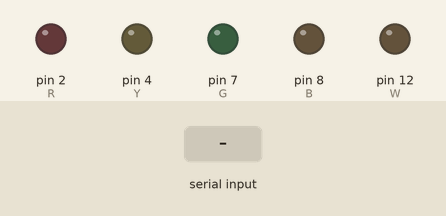
This sketch was run on a simulated Arduino Uno, built with avr-gcc and run on an emulated ATmega328P. On the bench: output pins drawn as LEDs (lit = HIGH). The inputs (shaded band) are chosen by the test bench.

Above: at 1.2 s.
1.3 s: "11\n" received over Serial
At 2.4 s:
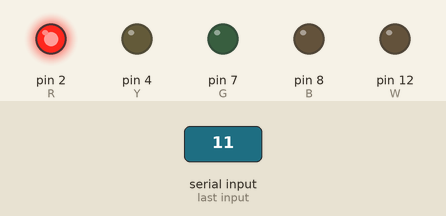
2.8 s: "21\n" received over Serial
At 3.6 s:
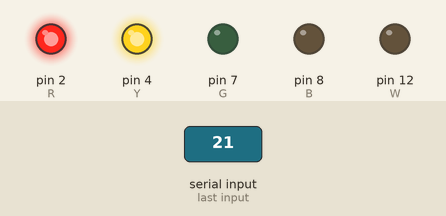
4.3 s: "10\n" received over Serial
At 4.7 s:
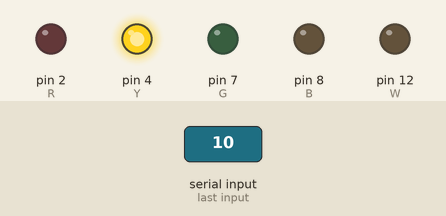
5.8 s: "20\n" received over Serial
At 7.0 s:
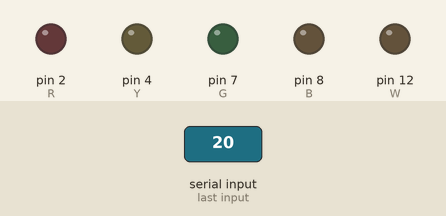
Timing chart, 0 to 8.3 s (numbered marks = the images above; inputs shaded):
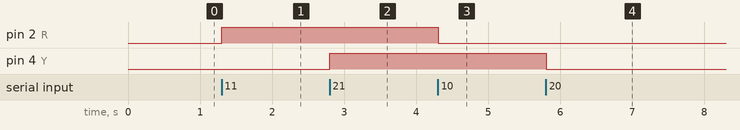

Measured:
- after the input at 1.3 s, pin 2 (R): LOW → HIGH at once
- after the input at 2.8 s, pin 4 (Y): LOW → HIGH at once
- after the input at 4.3 s, pin 2 (R): HIGH → LOW at once
- after the input at 5.8 s, pin 4 (Y): HIGH → LOW at once

The sketch:

sketch.ino
```cpp
#define R 2
#define Y 4
#define G 7
#define B 8
#define W 12

const int leds[5] =
  { R, Y, G, B, W };

void setup() {
  Serial.begin(9600);
  for (int i = 0; i < 5; i++) {
    pinMode(leds[i], OUTPUT);
    digitalWrite(leds[i], 0);
  }
}

void loop() {
  while (!Serial.available()) {}
  byte x = Serial.parseInt();

       if (x == 10) digitalWrite(R, 0);
  else if (x == 11) digitalWrite(R, 1);

  else if (x == 20) digitalWrite(Y, 0);
  else if (x == 21) digitalWrite(Y, 1);

  else if (x == 30) digitalWrite(G, 0);
  else if (x == 31) digitalWrite(G, 1);

  else if (x == 40) digitalWrite(B, 0);
  else if (x == 41) digitalWrite(B, 1);

  else if (x == 50) digitalWrite(W, 0);
  else if (x == 51) digitalWrite(W, 1);

  else if (x > 0 && x < 6) {
    int l;
    switch (x) {
      case 1: l = R; break;
      case 2: l = Y; break;
      case 3: l = G; break;
      case 4: l = B; break;
      case 5: l = W; break;
    }
    Serial.print(digitalRead(l));
  }
}
```
